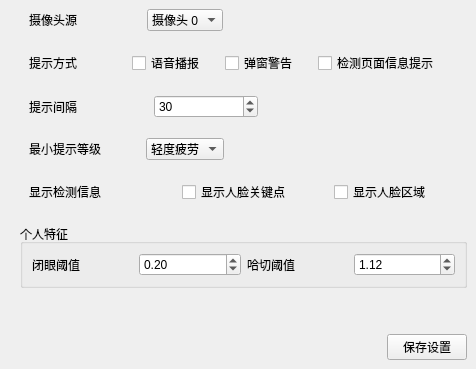
<?xml version="1.0" encoding="UTF-8"?>
<ui version="4.0">
 <class>MainWindow</class>
 <widget class="QMainWindow" name="MainWindow">
  <property name="geometry">
   <rect>
    <x>0</x>
    <y>0</y>
    <width>476</width>
    <height>369</height>
   </rect>
  </property>
  <property name="windowTitle">
   <string>设置</string>
  </property>
  <widget class="QWidget" name="centralwidget">
   <layout class="QVBoxLayout" name="verticalLayout_2" stretch="1,1,1,1">
    <property name="spacing">
     <number>20</number>
    </property>
    <item>
     <layout class="QVBoxLayout" name="verticalLayout">
      <property name="leftMargin">
       <number>20</number>
      </property>
      <item>
       <layout class="QHBoxLayout" name="horizontalLayout" stretch="2,1,5">
        <item>
         <widget class="QLabel" name="label">
          <property name="text">
           <string>摄像头源</string>
          </property>
         </widget>
        </item>
        <item>
         <widget class="QComboBox" name="comboBox">
          <item>
           <property name="text">
            <string>摄像头 0</string>
           </property>
          </item>
         </widget>
        </item>
        <item>
         <spacer name="horizontalSpacer_3">
          <property name="orientation">
           <enum>Qt::Horizontal</enum>
          </property>
          <property name="sizeHint" stdset="0">
           <size>
            <width>40</width>
            <height>20</height>
           </size>
          </property>
         </spacer>
        </item>
       </layout>
      </item>
      <item>
       <layout class="QHBoxLayout" name="horizontalLayout_2" stretch="3,1,1,1,1">
        <item>
         <widget class="QLabel" name="label_2">
          <property name="text">
           <string>提示方式</string>
          </property>
         </widget>
        </item>
        <item>
         <widget class="QCheckBox" name="checkBox">
          <property name="text">
           <string>语音播报</string>
          </property>
         </widget>
        </item>
        <item>
         <widget class="QCheckBox" name="checkBox_2">
          <property name="text">
           <string>弹窗警告</string>
          </property>
         </widget>
        </item>
        <item>
         <widget class="QCheckBox" name="checkBox_3">
          <property name="text">
           <string>检测页面信息提示</string>
          </property>
         </widget>
        </item>
        <item>
         <spacer name="horizontalSpacer">
          <property name="orientation">
           <enum>Qt::Horizontal</enum>
          </property>
          <property name="sizeHint" stdset="0">
           <size>
            <width>40</width>
            <height>20</height>
           </size>
          </property>
         </spacer>
        </item>
       </layout>
      </item>
      <item>
       <layout class="QHBoxLayout" name="horizontalLayout_7" stretch="2,2,4">
        <item>
         <widget class="QLabel" name="label_6">
          <property name="text">
           <string>提示间隔</string>
          </property>
         </widget>
        </item>
        <item>
         <widget class="QSpinBox" name="spinBox">
          <property name="value">
           <number>30</number>
          </property>
         </widget>
        </item>
        <item>
         <spacer name="horizontalSpacer_5">
          <property name="orientation">
           <enum>Qt::Horizontal</enum>
          </property>
          <property name="sizeHint" stdset="0">
           <size>
            <width>40</width>
            <height>20</height>
           </size>
          </property>
         </spacer>
        </item>
       </layout>
      </item>
      <item>
       <layout class="QHBoxLayout" name="horizontalLayout_3" stretch="2,1,5">
        <item>
         <widget class="QLabel" name="label_3">
          <property name="text">
           <string>最小提示等级</string>
          </property>
         </widget>
        </item>
        <item>
         <widget class="QComboBox" name="comboBox_2">
          <item>
           <property name="text">
            <string>轻度疲劳</string>
           </property>
          </item>
          <item>
           <property name="text">
            <string>中度疲劳</string>
           </property>
          </item>
          <item>
           <property name="text">
            <string>重度疲劳</string>
           </property>
          </item>
         </widget>
        </item>
        <item>
         <spacer name="horizontalSpacer_2">
          <property name="orientation">
           <enum>Qt::Horizontal</enum>
          </property>
          <property name="sizeHint" stdset="0">
           <size>
            <width>40</width>
            <height>20</height>
           </size>
          </property>
         </spacer>
        </item>
       </layout>
      </item>
      <item>
       <layout class="QHBoxLayout" name="horizontalLayout_8">
        <item>
         <widget class="QLabel" name="label_7">
          <property name="text">
           <string>显示检测信息</string>
          </property>
         </widget>
        </item>
        <item>
         <widget class="QCheckBox" name="checkBox_5">
          <property name="text">
           <string>显示人脸关键点</string>
          </property>
         </widget>
        </item>
        <item>
         <widget class="QCheckBox" name="checkBox_4">
          <property name="text">
           <string>显示人脸区域</string>
          </property>
         </widget>
        </item>
       </layout>
      </item>
     </layout>
    </item>
    <item>
     <layout class="QHBoxLayout" name="horizontalLayout_4">
      <property name="leftMargin">
       <number>11</number>
      </property>
      <item>
       <widget class="QGroupBox" name="groupBox">
        <property name="title">
         <string>个人特征</string>
        </property>
        <layout class="QVBoxLayout" name="verticalLayout_3">
         <item>
          <layout class="QHBoxLayout" name="horizontalLayout_5">
           <item>
            <widget class="QLabel" name="label_4">
             <property name="text">
              <string>闭眼阈值</string>
             </property>
            </widget>
           </item>
           <item>
            <widget class="QDoubleSpinBox" name="doubleSpinBox">
             <property name="value">
              <double>0.200000000000000</double>
             </property>
            </widget>
           </item>
           <item>
            <widget class="QLabel" name="label_5">
             <property name="text">
              <string>哈切阈值</string>
             </property>
            </widget>
           </item>
           <item>
            <widget class="QDoubleSpinBox" name="doubleSpinBox_2">
             <property name="value">
              <double>1.120000000000000</double>
             </property>
            </widget>
           </item>
          </layout>
         </item>
        </layout>
       </widget>
      </item>
     </layout>
    </item>
    <item>
     <spacer name="verticalSpacer">
      <property name="orientation">
       <enum>Qt::Vertical</enum>
      </property>
      <property name="sizeHint" stdset="0">
       <size>
        <width>20</width>
        <height>40</height>
       </size>
      </property>
     </spacer>
    </item>
    <item>
     <layout class="QHBoxLayout" name="horizontalLayout_6">
      <item>
       <spacer name="horizontalSpacer_4">
        <property name="orientation">
         <enum>Qt::Horizontal</enum>
        </property>
        <property name="sizeHint" stdset="0">
         <size>
          <width>40</width>
          <height>20</height>
         </size>
        </property>
       </spacer>
      </item>
      <item>
       <widget class="QPushButton" name="pushButton">
        <property name="text">
         <string>保存设置</string>
        </property>
       </widget>
      </item>
     </layout>
    </item>
   </layout>
  </widget>
 </widget>
 <resources/>
 <connections/>
</ui>
